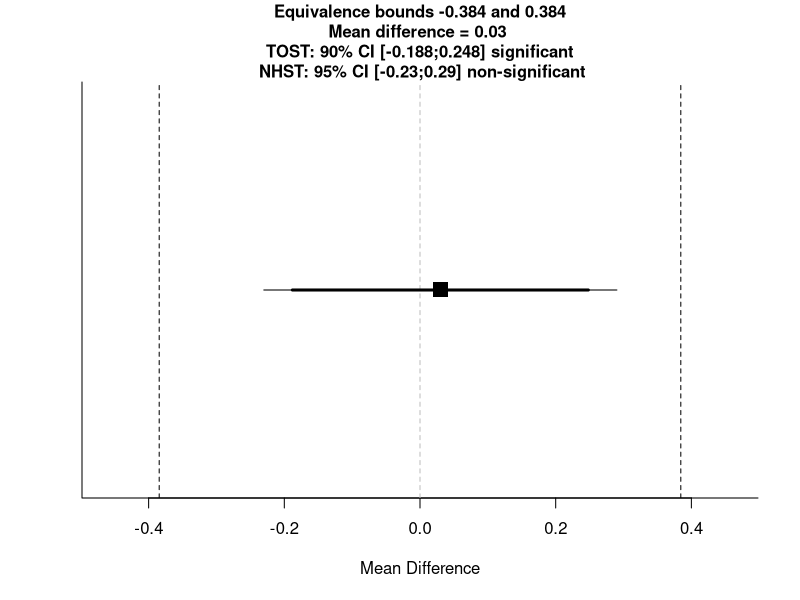
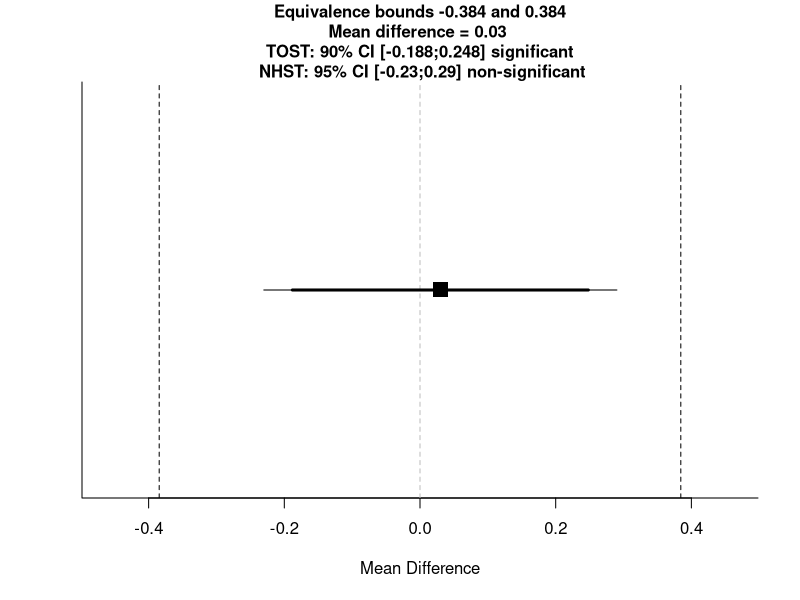
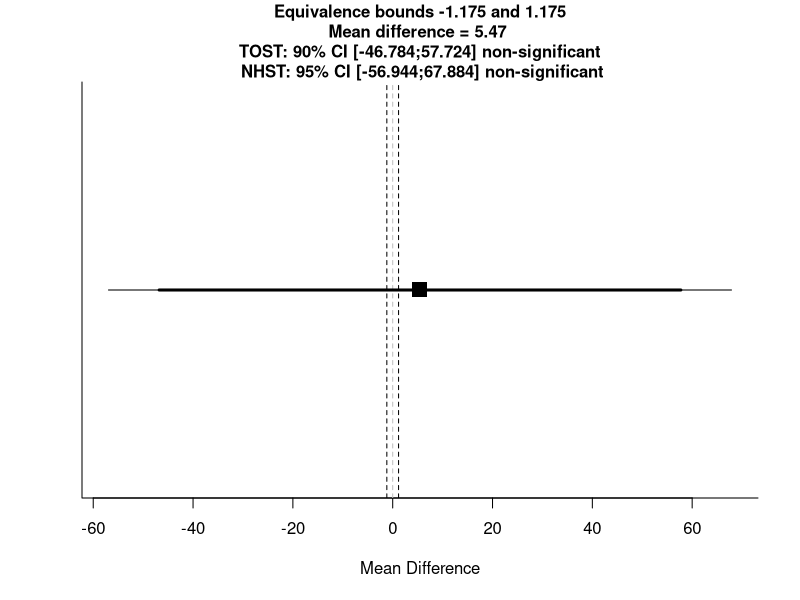
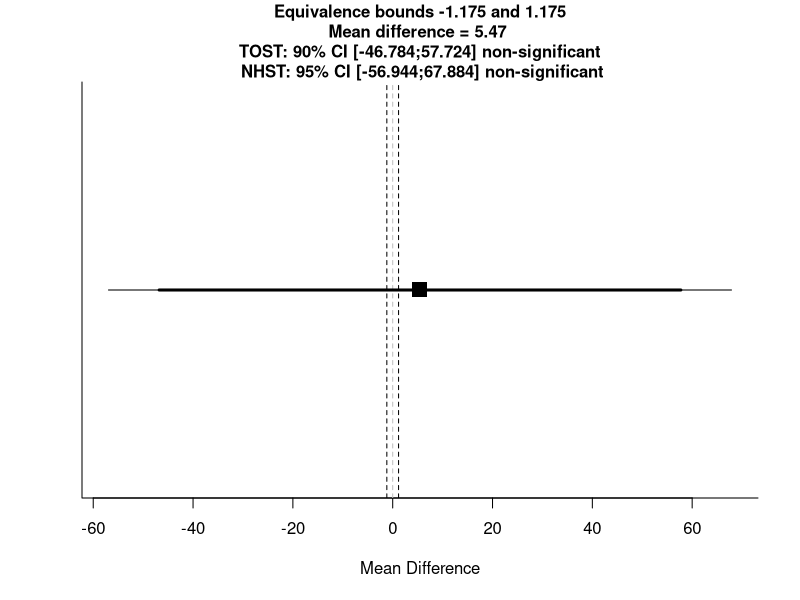
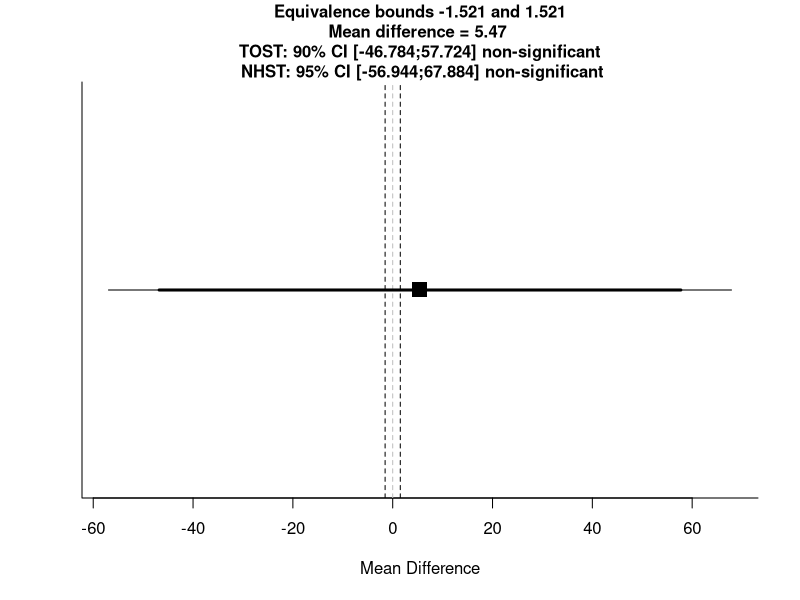
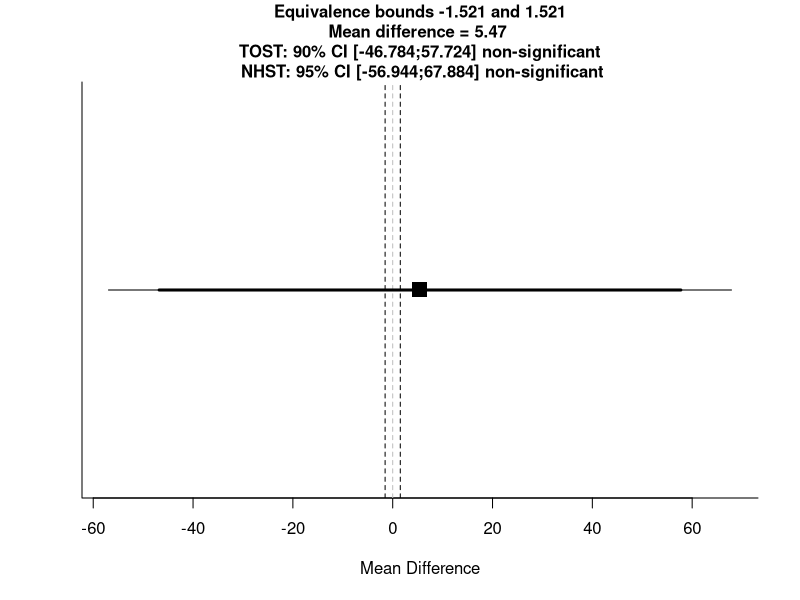
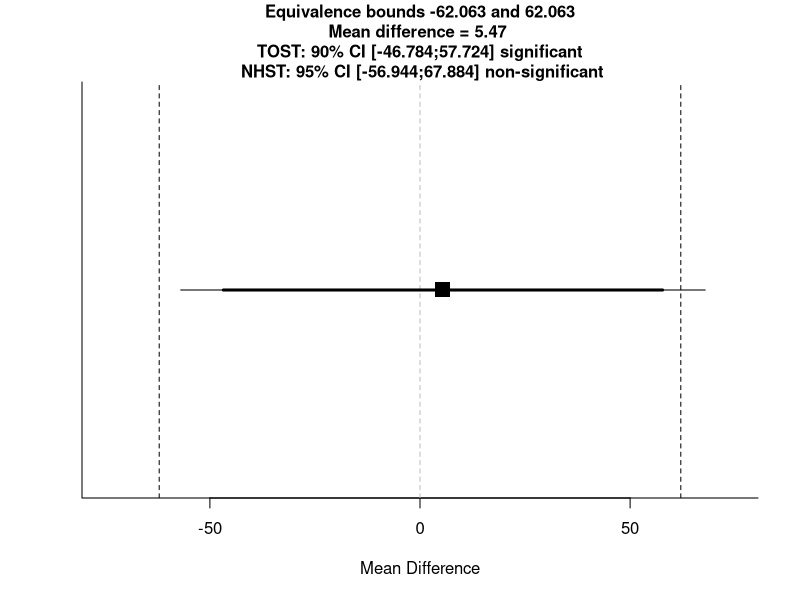
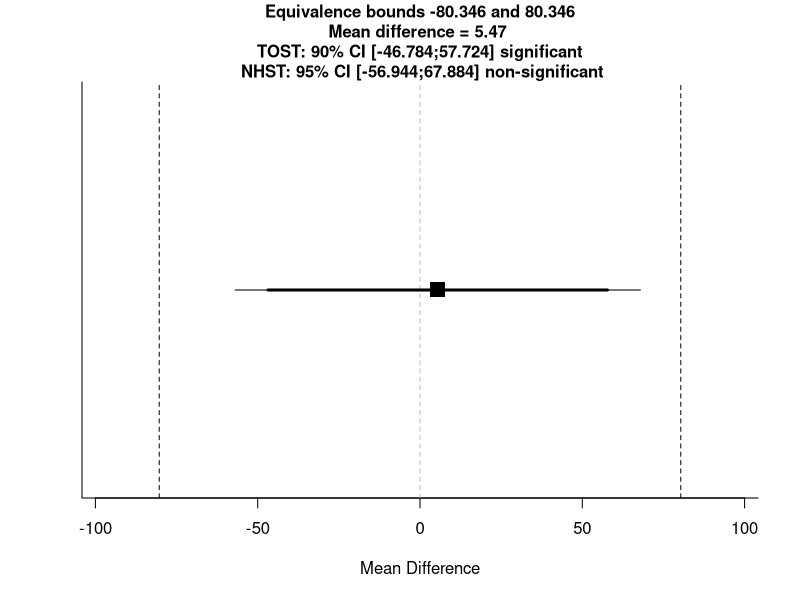

These figures' R source, in order:
###==========================================================================###
################ Daniel: TOSTtwo + BFs from standardised effects ###############
###==========================================================================###

#' TOST function for an independent t-test (Cohen's d)
#' @param m1 mean of group 1
#' @param m2 mean of group 2
#' @param sd1 standard deviation of group 1
#' @param sd2 standard deviation of group 2
#' @param n1 sample size in group 1
#' @param n2 sample size in group 2
#' @param low_eqbound_d lower equivalence bounds (e.g., -0.5) expressed in standardized mean difference (Cohen's d)
#' @param high_eqbound_d upper equivalence bounds (e.g., 0.5) expressed in standardized mean difference (Cohen's d)
#' @param alpha alpha level (default = 0.05)
#' @param var.equal logical variable indicating whether equal variances assumption is assumed to be TRUE or FALSE.  Defaults to FALSE.
#' @return Returns TOST t-value 1, TOST p-value 1, TOST t-value 2, TOST p-value 2, degrees of freedom, low equivalence bound, high equivalence bound, low equivalence bound in Cohen's d, high equivalence bound in Cohen's d, Lower limit confidence interval TOST, Upper limit confidence interval TOST
#' @importFrom stats pnorm pt qnorm qt
#' @importFrom graphics abline plot points segments title
#' @examples
#' ## Eskine (2013) showed that participants who had been exposed to organic
#' ## food were substantially harsher in their moral judgments relative to
#' ## those exposed to control (d = 0.81, 95% CI: [0.19, 1.45]). A
#' ## replication by Moery & Calin-Jageman (2016, Study 2) did not observe
#' ## a significant effect (Control: n = 95, M = 5.25, SD = 0.95, Organic
#' ## Food: n = 89, M = 5.22, SD = 0.83). Following Simonsohn's (2015)
#' ## recommendation the equivalence bound was set to the effect size the
#' ## original study had 33% power to detect (with n = 21 in each condition,
#' ## this means the equivalence bound is d = 0.48, which equals a
#' ## difference of 0.384 on a 7-point scale given the sample sizes and a
#' ## pooled standard deviation of 0.894). Using a TOST equivalence test
#' ## with default alpha = 0.05, not assuming equal variances, and equivalence
#' ## bounds of d = -0.43 and d = 0.43 is significant, t(182) = -2.69,
#' ## p = 0.004. We can reject effects larger than d = 0.43.
#'
#' TOSTtwo(m1=5.25,m2=5.22,sd1=0.95,sd2=0.83,n1=95,n2=89,low_eqbound_d=-0.43,high_eqbound_d=0.43)
#' @section References:
#' Berger, R. L., & Hsu, J. C. (1996). Bioequivalence Trials, Intersection-Union Tests and Equivalence Confidence Sets. Statistical Science, 11(4), 283-302.
#'
#' Gruman, J. A., Cribbie, R. A., & Arpin-Cribbie, C. A. (2007). The effects of heteroscedasticity on tests of equivalence. Journal of Modern Applied Statistical Methods, 6(1), 133-140, formula for Welch's t-test on page 135
#' @export
#'

TOSTtwo<-function(m1,m2,sd1,sd2,n1,n2,low_eqbound_d, high_eqbound_d, alpha, var.equal, prior_dist, effect_prior, se_prior, df_prior){
  if(missing(alpha)) {
    alpha<-0.05
  }
  if(missing(var.equal)) {
    var.equal<-FALSE
  }
  if(var.equal==TRUE) {
    sdpooled<-sqrt((((n1 - 1)*(sd1^2)) + (n2 - 1)*(sd2^2))/((n1+n2)-2)) #calculate sd pooled
    low_eqbound<-low_eqbound_d*sdpooled
    high_eqbound<-high_eqbound_d*sdpooled
    degree_f<-n1+n2-2
    t1<-((m1-m2)-low_eqbound)/(sdpooled*sqrt(1/n1 + 1/n2))  #students t-test lower bound
    p1<-pt(t1, degree_f, lower.tail=FALSE)
    t2<-((m1-m2)-high_eqbound)/(sdpooled*sqrt(1/n1 + 1/n2)) #students t-test upper bound
    p2<-pt(t2, degree_f, lower.tail=TRUE)
    t<-(m1-m2)/(sdpooled*sqrt(1/n1 + 1/n2))
    pttest<-2*pt(-abs(t), df=degree_f)
    LL90<-(m1-m2)-qt(1-alpha, n1+n2-2)*(sdpooled*sqrt(1/n1 + 1/n2))
    UL90<-(m1-m2)+qt(1-alpha, n1+n2-2)*(sdpooled*sqrt(1/n1 + 1/n2))
    LL95<-(m1-m2)-qt(1-(alpha/2), n1+n2-2)*(sdpooled*sqrt(1/n1 + 1/n2))
    UL95<-(m1-m2)+qt(1-(alpha/2), n1+n2-2)*(sdpooled*sqrt(1/n1 + 1/n2))
  } else {
    sdpooled<-sqrt((sd1^2 + sd2^2)/2) #calculate sd root mean squared for Welch's t-test
    low_eqbound<-low_eqbound_d*sdpooled
    high_eqbound<-high_eqbound_d*sdpooled
    degree_f<-(sd1^2/n1+sd2^2/n2)^2/(((sd1^2/n1)^2/(n1-1))+((sd2^2/n2)^2/(n2-1))) #degrees of freedom for Welch's t-test
    t1<-((m1-m2)-low_eqbound)/sqrt(sd1^2/n1 + sd2^2/n2) #welch's t-test upper bound
    p1<-pt(t1, degree_f, lower.tail=FALSE) #p-value for Welch's TOST t-test
    t2<-((m1-m2)-high_eqbound)/sqrt(sd1^2/n1 + sd2^2/n2) #welch's t-test lower bound
    p2<-pt(t2, degree_f, lower.tail=TRUE) #p-value for Welch's TOST t-test
    t<-(m1-m2)/sqrt(sd1^2/n1 + sd2^2/n2) #welch's t-test NHST
    pttest<-2*pt(-abs(t), df=degree_f) #p-value for Welch's t-test
    LL90<-(m1-m2)-qt(1-alpha, degree_f)*sqrt(sd1^2/n1 + sd2^2/n2) #Lower limit for CI Welch's t-test
    UL90<-(m1-m2)+qt(1-alpha, degree_f)*sqrt(sd1^2/n1 + sd2^2/n2) #Upper limit for CI Welch's t-test
    LL95<-(m1-m2)-qt(1-(alpha/2), degree_f)*sqrt(sd1^2/n1 + sd2^2/n2) #Lower limit for CI Welch's t-test
    UL95<-(m1-m2)+qt(1-(alpha/2), degree_f)*sqrt(sd1^2/n1 + sd2^2/n2) #Upper limit for CI Welch's t-test
  }
  ptost<-max(p1,p2) #Get highest p-value for summary TOST result
  ttost<-ifelse(abs(t1) < abs(t2), t1, t2) #Get lowest t-value for summary TOST result
  dif<-(m1-m2)
  testoutcome<-ifelse(pttest<alpha,"significant","non-significant")
  TOSToutcome<-ifelse(ptost<alpha,"significant","non-significant")
  plot(NA, ylim=c(0,1), xlim=c(min(LL90,low_eqbound)-max(UL90-LL90, high_eqbound-low_eqbound)/10, max(UL90,high_eqbound)+max(UL90-LL90, high_eqbound-low_eqbound)/10), bty="l", yaxt="n", ylab="",xlab="Mean Difference")
  points(x=dif, y=0.5, pch=15, cex=2)
  abline(v=high_eqbound, lty=2)
  abline(v=low_eqbound, lty=2)
  abline(v=0, lty=2, col="grey")
  segments(LL90,0.5,UL90,0.5, lwd=3)
  segments(LL95,0.5,UL95,0.5, lwd=1)
  title(main=paste("Equivalence bounds ",round(low_eqbound,digits=3)," and ",round(high_eqbound,digits=3),"\nMean difference = ",round(dif,digits=3)," \n TOST: ", 100*(1-alpha*2),"% CI [",round(LL90,digits=3),";",round(UL90,digits=3),"] ", TOSToutcome," \n NHST: ", 100*(1-alpha),"% CI [",round(LL95,digits=3),";",round(UL95,digits=3),"] ", testoutcome,sep=""), cex.main=1)
  if(var.equal == TRUE) {
    message(cat("Using alpha = ",alpha," Student's t-test was ",testoutcome,", t(",degree_f,") = ",t,", p = ",pttest,sep=""))
    cat("\n")
    message(cat("Using alpha = ",alpha," the equivalence test based on Student's t-test was ",TOSToutcome,", t(",degree_f,") = ",ttost,", p = ",ptost,sep=""))
  } else {
    message(cat("Using alpha = ",alpha," Welch's t-test was ",testoutcome,", t(",degree_f,") = ",t,", p = ",pttest,sep=""))
    cat("\n")
    message(cat("Using alpha = ",alpha," the equivalence test based on Welch's t-test  was ",TOSToutcome,", t(",degree_f,") = ",ttost,", p = ",ptost,sep=""))
  }
  TOSTresults<-data.frame(t1,p1,t2,p2,degree_f)
  colnames(TOSTresults) <- c("t-value 1","p-value 1","t-value 2","p-value 2","df")
  bound_d_results<-data.frame(low_eqbound_d,high_eqbound_d)
  colnames(bound_d_results) <- c("low bound d","high bound d")
  bound_results<-data.frame(low_eqbound,high_eqbound)
  colnames(bound_results) <- c("low bound raw","high bound raw")
  CIresults<-data.frame(LL90,UL90)
  colnames(CIresults) <- c(paste("Lower Limit ",100*(1-alpha*2),"% CI raw",sep=""),paste("Upper Limit ",100*(1-alpha*2),"% CI raw",sep=""))
  cat("TOST results:\n")
  print(TOSTresults)
  cat("\n")
  cat("Equivalence bounds (Cohen's d):\n")
  print(bound_d_results)
  cat("\n")
  cat("Equivalence bounds (raw scores):\n")
  print(bound_results)
  cat("\n")
  cat("TOST confidence interval:\n")
  print(CIresults)
  #below added BF calc
  bayes<-TRUE #expect to povide bayes
  if(missing(effect_prior)) {
    bayes<-FALSE #if no prior effect size is provided, BF not calculated
  }
  if(bayes==TRUE) {
    if(prior_dist=="normal") {
      if(missing(se_prior)) {
        se_prior<-effect_prior/2 #if not specified otherwise, default SE is effect/2
      }
    }
    if(prior_dist=="halfnormal") {
      if(missing(se_prior)) {
        se_prior<-effect_prior #if not specified otherwise, default SE is effect
        effect_prior<-0 #halfnormal is centered on 0
      }
    }
  }
  if(missing(df_prior)) {
    df_prior<-100000 #if not specified otherwise, default df = 100000 (practically normal)
  }
  theta <- effect_prior - 10 * se_prior
  incr <- se_prior / 200
  theta=seq(from = effect_prior - 10 * se_prior, by = incr, length = 4001)
  dist_theta <- dt(x = (theta-effect_prior)/se_prior, df=df_prior)
  if(prior_dist=="halfnormal"){
    dist_theta[theta <= 0] = 0
  }
  dist_theta_alt = dist_theta/sum(dist_theta)
  likelihood <- dt((abs(dif)-theta)/(abs(dif)/abs(t)), df = degree_f) #use abs(dif) - can be set to d
  likelihood_alt = likelihood/sum(likelihood)
  height <- dist_theta * likelihood
  area <- sum(height * incr)
  normarea <- sum(dist_theta * incr)
  height_alt = dist_theta_alt * likelihood_alt
  height_alt = height_alt/sum(height_alt)
  LikelihoodTheory <- area/normarea
  LikelihoodNull <- dt(abs(dif)/(abs(dif)/abs(t)), df = degree_f)
  BayesFactor <- round(LikelihoodTheory / LikelihoodNull, 2)
  bayes_results <- data.frame(BayesFactor, LikelihoodTheory, LikelihoodNull)
  colnames(bayes_results) <- c("Bayes Factor","Likelihood (alternative)","Likelihood (null)")
  cat("Bayes Results:\n")
  print(bayes_results)
  cat("\n")
  invisible(list(TOST_t1=t1,TOST_p1=p1,TOST_t2=t2,TOST_p2=p2, TOST_df=degree_f,alpha=alpha,low_eqbound=low_eqbound,high_eqbound=high_eqbound,low_eqbound_d=low_eqbound_d,high_eqbound_d=high_eqbound_d, LL_CI_TOST=LL90,UL_CI_TOST=UL90,bf=BayesFactor, ll_theory=LikelihoodTheory, ll_null=LikelihoodNull))
}

TOSTtwo(m1=5.25,m2=5.22,sd1=0.95,sd2=0.83,n1=95,n2=89,low_eqbound_d=-0.43,high_eqbound_d=0.43, var.equal=TRUE, prior_dist = "halfnormal", effect_prior = 0.5)
TOSTtwo(m1=5.25,m2=5.22,sd1=0.95,sd2=0.83,n1=95,n2=89,low_eqbound_d=-0.43,high_eqbound_d=0.43, var.equal=TRUE, prior_dist = "normal", effect_prior = 0.5)

###==========================================================================###
############### Neil McLatchie: TOSTtwo + BFs from *raw* effects ###############
###==========================================================================###

TOSTtwo.raw.nm<-function(m1,m2,sd1,sd2,n1,n2,low_eqbound, high_eqbound, alpha, var.equal, prior_dist, effect_prior, se_prior, df_prior)
{
  if(missing(alpha)) {
    alpha<-0.05
  }
  if(missing(var.equal)) {
    var.equal<-FALSE
  }
  if(var.equal==TRUE) {
    sdpooled<-sqrt((((n1 - 1)*(sd1^2)) + (n2 - 1)*(sd2^2))/((n1+n2)-2)) #calculate sd pooled
    t1<-((m1-m2)-low_eqbound)/(sdpooled*sqrt(1/n1 + 1/n2))
    degree_f<-n1+n2-2
    p1<-pt(t1, degree_f, lower.tail=FALSE)
    t2<-((m1-m2)-high_eqbound)/(sdpooled*sqrt(1/n1 + 1/n2))
    p2<-pt(t2, degree_f, lower.tail=TRUE)
    LL90<-(m1-m2)-qt(1-alpha, degree_f)*(sdpooled*sqrt(1/n1 + 1/n2))
    UL90<-(m1-m2)+qt(1-alpha, degree_f)*(sdpooled*sqrt(1/n1 + 1/n2))
    LL95<-(m1-m2)-qt(1-(alpha/2), degree_f)*(sdpooled*sqrt(1/n1 + 1/n2))
    UL95<-(m1-m2)+qt(1-(alpha/2), degree_f)*(sdpooled*sqrt(1/n1 + 1/n2))
    t<-(m1-m2)/(sdpooled*sqrt(1/n1 + 1/n2))
    pttest<-2*pt(-abs(t), df=degree_f)
  } else {
    sdpooled<-sqrt((sd1^2 + sd2^2)/2) #calculate sd root mean squared for Welch's t-test
    t1<-((m1-m2)-low_eqbound)/sqrt(sd1^2/n1 + sd2^2/n2) #welch's t-test lower bound
    degree_f<-(sd1^2/n1+sd2^2/n2)^2/(((sd1^2/n1)^2/(n1-1))+((sd2^2/n2)^2/(n2-1))) #degrees of freedom for Welch's t-test
    p1<-pt(t1, degree_f, lower.tail=FALSE) #p-value for Welch's TOST t-test
    t2<-((m1-m2)-high_eqbound)/sqrt(sd1^2/n1 + sd2^2/n2) #welch's t-test upper bound
    p2<-pt(t2, degree_f, lower.tail=TRUE) #p-value for Welch's TOST t-test
    t<-(m1-m2)/sqrt(sd1^2/n1 + sd2^2/n2) #welch's t-test NHST
    pttest<-2*pt(-abs(t), df=degree_f) #p-value for Welch's t-test
    LL90<-(m1-m2)-qt(1-alpha, degree_f)*sqrt(sd1^2/n1 + sd2^2/n2) #Lower limit for CI Welch's t-test
    UL90<-(m1-m2)+qt(1-alpha, degree_f)*sqrt(sd1^2/n1 + sd2^2/n2) #Upper limit for CI Welch's t-test
    LL95<-(m1-m2)-qt(1-(alpha/2), degree_f)*sqrt(sd1^2/n1 + sd2^2/n2) #Lower limit for CI Welch's t-test
    UL95<-(m1-m2)+qt(1-(alpha/2), degree_f)*sqrt(sd1^2/n1 + sd2^2/n2) #Upper limit for CI Welch's t-test
  }
  ptost<-max(p1,p2) #Get highest p-value for summary TOST result
  ttost<-ifelse(abs(t1) < abs(t2), t1, t2) #Get lowest t-value for summary TOST result
  dif<-(m1-m2)
  testoutcome<-ifelse(pttest<alpha,"significant","non-significant")
  TOSToutcome<-ifelse(ptost<alpha,"significant","non-significant")
  plot(NA, ylim=c(0,1), xlim=c(min(LL90,low_eqbound)-max(UL90-LL90, high_eqbound-low_eqbound)/10, max(UL90,high_eqbound)+max(UL90-LL90, high_eqbound-low_eqbound)/10), bty="l", yaxt="n", ylab="",xlab="Mean Difference")
  points(x=dif, y=0.5, pch=15, cex=2)
  abline(v=high_eqbound, lty=2)
  abline(v=low_eqbound, lty=2)
  abline(v=0, lty=2, col="grey")
  segments(LL90,0.5,UL90,0.5, lwd=3)
  segments(LL95,0.5,UL95,0.5, lwd=1)
  title(main=paste("Equivalence bounds ",round(low_eqbound,digits=3)," and ",round(high_eqbound,digits=3),"\nMean difference = ",round(dif,digits=3)," \n TOST: ", 100*(1-alpha*2),"% CI [",round(LL90,digits=3),";",round(UL90,digits=3),"] ", TOSToutcome," \n NHST: ", 100*(1-alpha),"% CI [",round(LL95,digits=3),";",round(UL95,digits=3),"] ", testoutcome,sep=""), cex.main=1)
  if(var.equal == TRUE) {
    message(cat("Using alpha = ",alpha," Student's t-test was ",testoutcome,", t(",degree_f,") = ",t,", p = ",pttest,sep=""))
    cat("\n")
    message(cat("Using alpha = ",alpha," the equivalence test based on Student's t-test was ",TOSToutcome,", t(",degree_f,") = ",ttost,", p = ",ptost,sep=""))
  } else {
    message(cat("Using alpha = ",alpha," Welch's t-test was ",testoutcome,", t(",degree_f,") = ",t,", p = ",pttest,sep=""))
    cat("\n")
    message(cat("Using alpha = ",alpha," the equivalence test based on Welch's t-test  was ",TOSToutcome,", t(",degree_f,") = ",ttost,", p = ",ptost,sep=""))
  }
  TOSTresults<-data.frame(t1,p1,t2,p2,degree_f)
  colnames(TOSTresults) <- c("t-value 1","p-value 1","t-value 2","p-value 2","df")
  bound_results<-data.frame(low_eqbound,high_eqbound)
  colnames(bound_results) <- c("low bound raw","high bound raw")
  CIresults<-data.frame(LL90,UL90)
  colnames(CIresults) <- c(paste("Lower Limit ",100*(1-alpha*2),"% CI raw",sep=""),paste("Upper Limit ",100*(1-alpha*2),"% CI raw",sep=""))
  cat("TOST results:\n")
  print(TOSTresults)
  cat("\n")
  cat("Equivalence bounds (raw scores):\n")
  print(bound_results)
  cat("\n")
  cat("TOST confidence interval:\n")
  print(CIresults)
  #below added BF calc
  bayes<-TRUE #expect to provide bayes
  if(missing(effect_prior)) {
    bayes<-FALSE #if no prior effect size is provided, BF not calculated
  }
  if(bayes==TRUE) {
    if(prior_dist=="normal") {
      if(missing(se_prior)) {
        se_prior<-effect_prior/2 #if not specified otherwise, default SE is effect/2
      }
    }
    if(prior_dist=="halfnormal") {
      if(missing(se_prior)) {
        se_prior<-effect_prior #if not specified otherwise, default SE is effect
        effect_prior<-0 #halfnormal is centered on 0
      } }
    if(prior_dist=="cauchy") {
      df_prior<-1
      {
        if(missing(se_prior)) 
        {df_prior<-1
        se_prior<-effect_prior/2} #if not specified otherwise, default SE is effect
      }}
    if(prior_dist=="halfcauchy") {
      {df_prior<-1}
      if(missing(se_prior)) {
        df_prior<-1
        se_prior<-effect_prior #if not specified otherwise, default SE is effect
        effect_prior<-0 #halfcauchy is centered on 0
      }}
    
    if(missing(df_prior)) {
      df_prior<-1000 #if not specified otherwise, default df = 100000 (practically normal)
    }
    theta <- effect_prior - 10 * se_prior
    incr <- se_prior / 200
    theta=seq(from = effect_prior - 10 * se_prior, by = incr, length = 4001)
    dist_theta <- dt(x = (theta-effect_prior)/se_prior, df=df_prior)
    if(prior_dist=="halfnormal"){
      dist_theta[theta <= 0] = 0
    }
    if(prior_dist=="halfcauchy"){
      dist_theta[theta <= 0] = 0
    }
    dist_theta_alt = dist_theta/sum(dist_theta)
    likelihood <- dt((abs(dif)-theta)/(abs(dif)/abs(t)), df = degree_f) #use abs(dif) - can be set to d
    likelihood_alt = likelihood/sum(likelihood)
    height <- dist_theta * likelihood
    area <- sum(height * incr)
    normarea <- sum(dist_theta * incr)
    height_alt = dist_theta_alt * likelihood_alt
    height_alt = height_alt/sum(height_alt)
    LikelihoodTheory <- area/normarea
    LikelihoodNull <- dt(abs(dif)/(abs(dif)/abs(t)), df = degree_f)
    BayesFactor <- round(LikelihoodTheory / LikelihoodNull, 2)
    bayes_results <- data.frame(BayesFactor, LikelihoodTheory, LikelihoodNull)
    colnames(bayes_results) <- c("Bayes Factor","Likelihood (alternative)","Likelihood (null)")
    cat("Bayes Results:\n")
    print(bayes_results)
    cat("\n")
    invisible(list(TOST_t1=t1,TOST_p1=p1,TOST_t2=t2,TOST_p2=p2, TOST_df=degree_f,alpha=alpha,low_eqbound=low_eqbound,high_eqbound=high_eqbound,low_eqbound=low_eqbound,high_eqbound=high_eqbound, LL_CI_TOST=LL90,UL_CI_TOST=UL90,bf=BayesFactor, ll_theory=LikelihoodTheory, ll_null=LikelihoodNull))
    
  }}

###==========================================================================###

library(pwr)

###==========================================================================###
###==========================================================================###
###==========================================================================###


### Transfer examples from Dienes & McLatchie (2017)

## example 3: grounded cognition (Brandt et al.)

# original study: Banerjee et al.
orig.m1 <- 87.6
orig.m2 <- 74.3
orig.sd1 <- 7.40
orig.sd2 <- 26.85
orig.d <- 0.64
orig.t <- 2.7
orig.N <- 74
orig.n1 <- orig.N/2 #group size unknown, therefore equal n assumed
orig.n2 <- orig.n1 #group size unknown, therefore equal n assumed
orig.raw <- abs(orig.m2-orig.m1)
orig.sdpooled <- sqrt((orig.sd1^2 + orig.sd2^2)/(orig.N-2))
orig.se <- sqrt((orig.sd1^2/orig.n1)+(orig.sd2^2/orig.n2)) #standard error of *differences*
orig.df <- orig.N-2

# replication study: Brandt et al.
rep.m1 <- 135.91
rep.m2 <- 130.44
rep.sd1 <- 192.64
rep.sd2 <- 152.03
rep.d <- .03
rep.n1 <- 60 # this is a guess, the paper only reports total N = 121
rep.n2 <- 61 # see previous comment
rep.N <- 121
rep.raw <- abs(rep.m2-rep.m1)
rep.sdpooled <- sqrt((rep.sd1^2 + rep.sd2^2)/(rep.N-2))
rep.se <- sqrt((rep.sd1^2/rep.n1)+(rep.sd2^2/rep.n2)) #standard error of *differences*
rep.df <- rep.N-2


# Calculate critical effect (d and raw): smallest effect orig. study had the power to detect
t.crit = qt(1-.05/2, (orig.N-2))
d.crit = t.crit*sqrt((1/(orig.N/2)) + 1/(orig.N/2))
raw.crit <- d.crit * orig.sdpooled # smallest raw effect orig. study could detect

# Small telescopes: Calculate d for which orig. study had 33% power
power <- pwr.t.test(n = orig.N/2, d = NULL, sig.level = 0.05, power = 0.33, type = "two.sample", alternative = "two.sided")
d.33 <- power$d
raw.33 <- d.33 * orig.sdpooled # raw effect for which orig. had 33% power


#### TOST & BF (re-)calculations 1: raw effects, using Neil's TOSTtwo.raw.nm

##Brandt.1.1.1## TOST: small telescopes; BF: halfnormal
# Dienes: BF = 0.97 --> successfully replicated
Brandt.1.1.1 <- TOSTtwo.raw.nm(m1=rep.m1, 
                               m2=rep.m2, 
                               sd1=rep.sd1, 
                               sd2 = rep.sd2, 
                               n1 = rep.n1, 
                               n2=rep.n2, 
                               low_eqbound = -raw.33, 
                               high_eqbound = raw.33, 
                               var.equal = TRUE, 
                               prior_dist = "halfnormal", 
                               effect_prior = orig.raw)

##Brandt.1.1.2## TOST: small telescopes; BF: normal (meaning a t-distribution given df from original study)
# Dienes: BF = 0.97 --> successfully replicated
Brandt.1.1.2 <- TOSTtwo.raw.nm(m1=rep.m1, 
                               m2=rep.m2, 
                               sd1=rep.sd1, 
                               sd2 = rep.sd2, 
                               n1 = rep.n1, 
                               n2=rep.n2, 
                               low_eqbound = -raw.33, 
                               high_eqbound = raw.33, 
                               var.equal = TRUE, 
                               prior_dist = "normal", 
                               effect_prior = orig.raw, 
                               se_prior = orig.se, 
                               df_prior = orig.df)


##Brandt.1.2.1## TOST: critical effect; BF: halfnormal
# Dienes: BF = 0.97 --> successfully replicated
Brandt.1.2.1 <- TOSTtwo.raw.nm(m1=rep.m1, 
                               m2=rep.m2, 
                               sd1=rep.sd1, 
                               sd2 = rep.sd2, 
                               n1 = rep.n1, 
                               n2=rep.n2,
                               low_eqbound = -raw.crit, 
                               high_eqbound = raw.crit, 
                               var.equal = TRUE, 
                               prior_dist = "halfnormal", 
                               effect_prior = orig.raw)

##Brandt.1.2.2## TOST: critical effect; BF: normal (meaning a t-distribution given df from original study)
## Dienes: BF = 0.97 --> successfully replicated
Brandt.1.2.2 <- TOSTtwo.raw.nm(m1=rep.m1, 
                               m2=rep.m2, 
                               sd1=rep.sd1, 
                               sd2 = rep.sd2, 
                               n1 = rep.n1, 
                               n2=rep.n2,
                               low_eqbound = -raw.crit, 
                               high_eqbound = raw.crit, 
                               var.equal = TRUE, 
                               prior_dist = "normal", 
                               effect_prior = orig.raw,
                               se_prior = orig.se, 
                               df_prior = orig.df)


#### TOST & BF (re-)calculations 2: standardised effects, using Daniel's TOSTtwo

##Brandt.2.1## TOST: small telescopes; BF: halfnormal
# Dienes: BF = 0.97 --> successfully replicated
Brandt.2.1 <- TOSTtwo(m1=rep.m1, 
                      m2=rep.m2, 
                      sd1=rep.sd1, 
                      sd2 = rep.sd2, 
                      n1 = rep.n1, 
                      n2=rep.n2, 
                      low_eqbound_d = -d.33, 
                      high_eqbound_d = d.33, 
                      var.equal = TRUE, 
                      prior_dist = "halfnormal", 
                      effect_prior = orig.raw)


##Brandt.2.2## TOST: critical effect; BF: halfnormal
# Dienes: BF = 0.97 --> successfully replicated
Brandt.2.2 <- TOSTtwo(m1=rep.m1, 
                      m2=rep.m2, 
                      sd1=rep.sd1, 
                      sd2 = rep.sd2, 
                      n1 = rep.n1, 
                      n2=rep.n2,
                      low_eqbound = -d.crit, 
                      high_eqbound = d.crit, 
                      var.equal = TRUE, 
                      prior_dist = "halfnormal", 
                      effect_prior = orig.raw)
